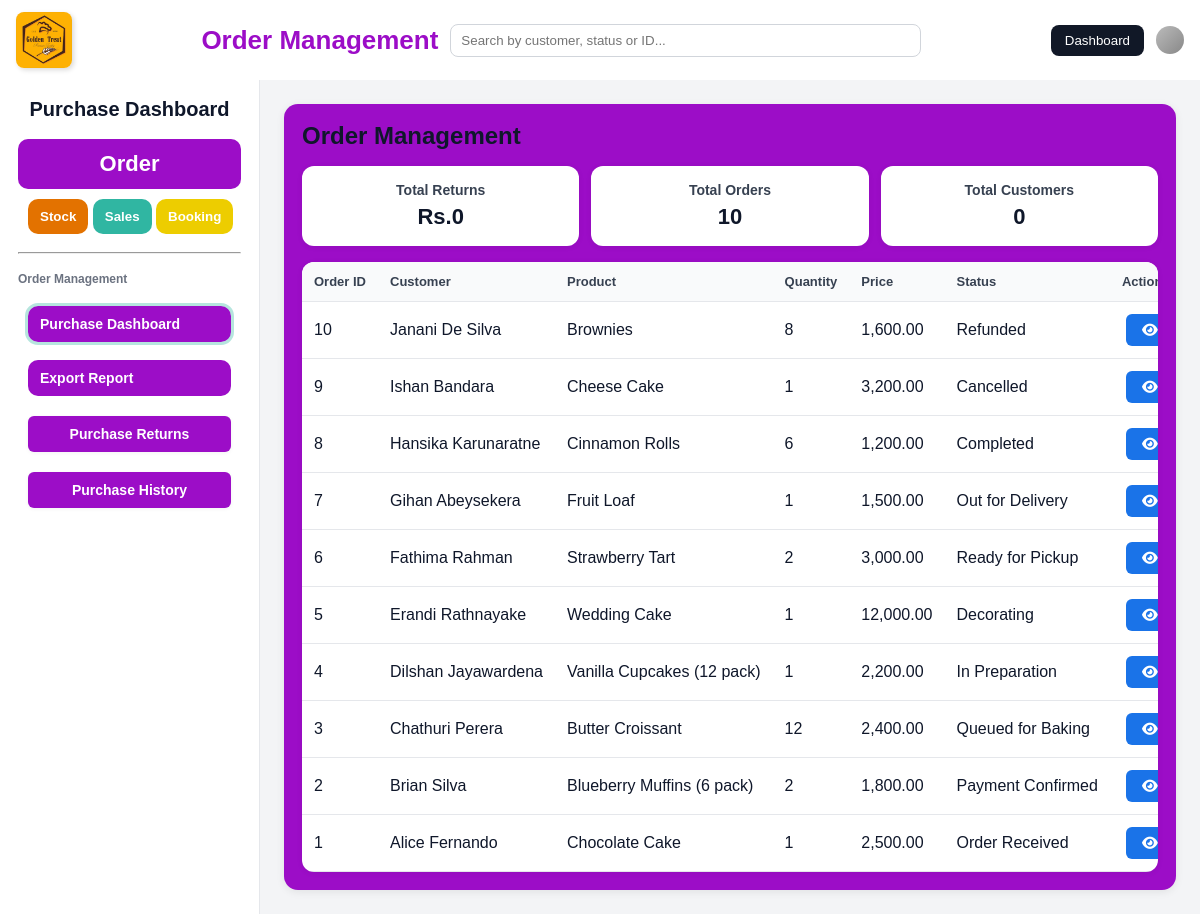
The app's page /order/Order-Management/order.php, older data.
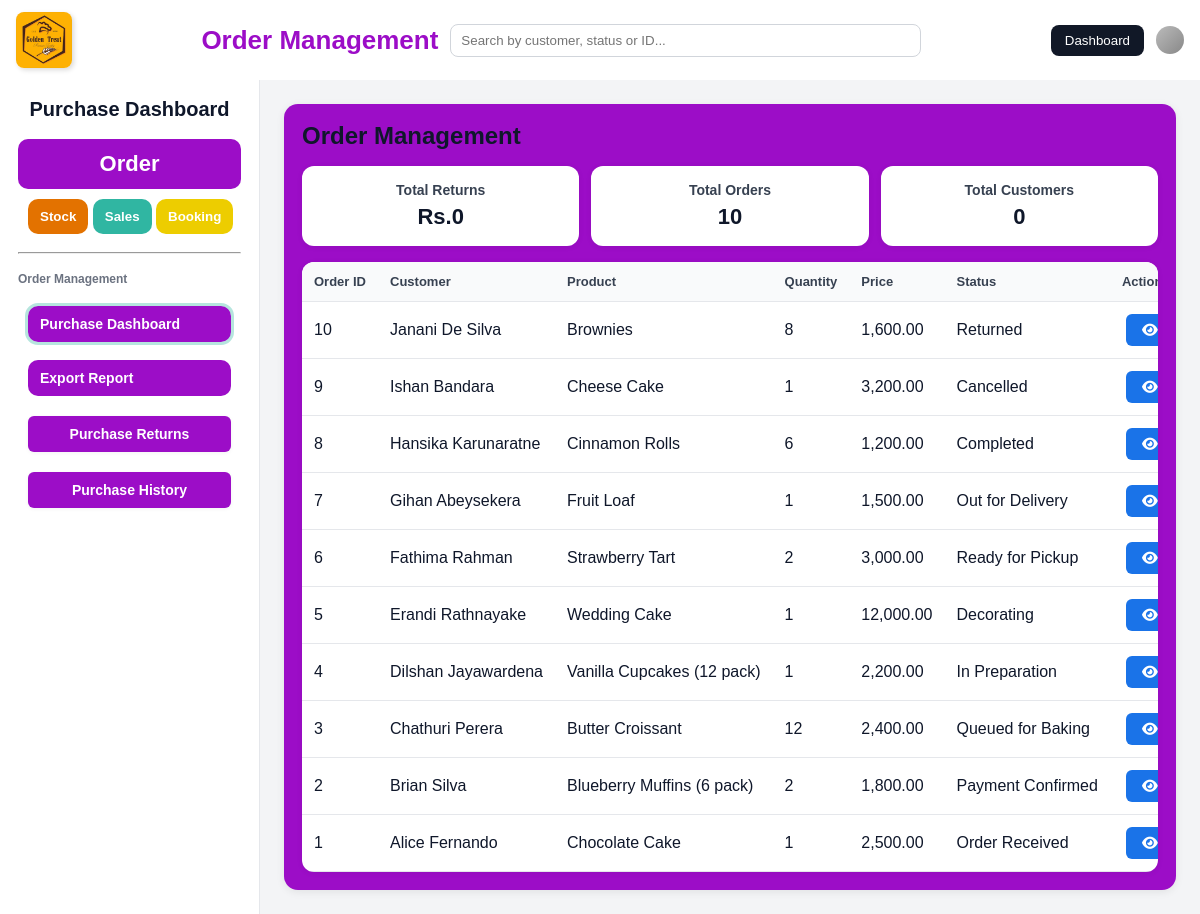
The same page, newer data.
### tables this page shows
CREATE TABLE `orders` (
  `id` int(11) NOT NULL,
  `order_date` date NOT NULL,
  `customer` varchar(100) NOT NULL,
  `product` varchar(100) NOT NULL,
  `quantity` int(11) NOT NULL DEFAULT 1,
  `original_quantity` int(11) NOT NULL DEFAULT 0,
  `price` decimal(10,2) NOT NULL DEFAULT 0.00,
  `original_price` decimal(10,2) NOT NULL DEFAULT 0.00,
  `status` enum('Order Received','Payment Confirmed','Queued for Baking','In Preparation','Decorating','Ready for Pickup','Out for Delivery','Completed','Cancelled','Refunded','Returned','Pending','Partially Returned') NOT NULL DEFAULT 'Order Received',
  `created_at` timestamp NOT NULL DEFAULT current_timestamp(),
  `updated_at` timestamp NOT NULL DEFAULT current_timestamp() ON UPDATE current_timestamp()
);

### order/Order-Management/order.php (the view, shortened to what this page needs)
<?php
$host = "localhost";
$user = "root";
$pass = "";
$db   = "gt";
$conn = new mysqli($host, $user, $pass, $db);
$conn->set_charset('utf8mb4');
$sql = "SELECT id, order_date, customer, product, quantity, price, status
        FROM orders
        WHERE deleted_at IS NULL
        ORDER BY id DESC";
$stmt = $conn->prepare($sql);
$stmt->execute();
$result = $stmt->get_result();
$orders = $result->fetch_all(MYSQLI_ASSOC);
$res2 = $conn->query("SELECT COUNT(*) AS total_orders FROM orders WHERE deleted_at IS NULL");
$row2 = $res2->fetch_assoc();
$totalOrders = (int)$row2['total_orders'];
?>
<!DOCTYPE html>
<html lang="en">
<head>
  <link rel="stylesheet" href="https://cdnjs.cloudflare.com/ajax/libs/font-awesome/6.6.0/css/all.min.css"/>
</head>
<body>
  <div class="header">
    <div class="header-left"><img src="logo.jpg" alt="Logo" /></div>
    <div class="header-middle">
      <div class="header-middle-title">Order Management</div>
      <div class="search-bar"><input id="globalSearch" type="text" placeholder="Search by customer, status or ID..." />
      </div>
    </div>
    <div class="header-right">
  <button class="role-btn" onclick="window.location.href='index.html'">Dashboard</button>
      <div class="user-icon"></div>
    </div>
  </div>
  <div class="layout">
    <aside class="sidebar">
      <h1>Purchase Dashboard</h1>
      <nav>
        <button class="salesbtn" disabled>Order</button>
        <div class="otherbtn">
     <button class="Sbtn" onclick="window.location.href='stoke.html'">Stock</button>
    <button class="Ubtn" onclick="window.location.href='sales.html'">Sales</button>
    <button class="Bbtn" onclick="window.location.href='booking.html'">Booking</button>
        </div>
        <hr />
        <p>Order Management</p>
        <div class="salebtn">
          <button class="tab-btn active" data-page="sales-dashboard">Purchase Dashboard</button>
          <button class="tab-btn" data-page="sales-export">Export Report</button>
          <button type="button" class="orderhistory" onclick="window.location.href='purchase_returns.php'">Purchase Returns</button>
          <button type="button" class="orderhistory" onclick="window.location.href='purchase_history.php'">Purchase History</button>
        </div>
      </nav>
    </aside>
<main class="free-area">
      <section id="orders" class="panel active">
         <div class="content">
        <h2>Order Management</h2>
         <div class="cards">
            <div class="card">
              <h3>Total Returns</h3>
              <p id="cardTotal">Rs.0</p>
            </div>
            <div class="card">
              <h3>Total Orders</h3>
              <p id="cardOrders"><?= $totalOrders ?></p>
            </div>
            <div class="card">
              <h3>Total Customers</h3>
              <p id="cardCustomers">0</p>
            </div>
          </div>
        <div class="table-wrap">
        <table>
          <thead>
            <tr>
              <th>Order ID</th>
              <th>Customer</th>
              <th>Product</th>
              <th>Quantity</th>
              <th>Price</th>
              <th>Status</th>
              <th>Actions</th>
            </tr>
          </thead>
          <tbody id="orderTable">
            <?php if(empty($orders)): ?>
              <tr><td colspan="7" style="text-align:center;padding:18px">No orders found</td></tr>
            <?php else: foreach($orders as $o): ?>
              <tr>
                <td><?= htmlspecialchars($o['id']) ?></td>
                <td><?= htmlspecialchars($o['customer']) ?></td>
                <td><?= htmlspecialchars($o['product']) ?></td>
                <td><?= (int)$o['quantity'] ?></td>
                <td><?= number_format((float)$o['price'], 2) ?></td>
                <td><?= htmlspecialchars($o['status']) ?></td>
                <td>
                  <button class="btnview"
                    type="button"
                    data-id="<?= htmlspecialchars($o['id']) ?>"
                    data-order-date="<?= htmlspecialchars($o['order_date']) ?>"
                    data-customer="<?= htmlspecialchars($o['customer']) ?>"
                    data-product="<?= htmlspecialchars($o['product']) ?>"
                    data-quantity="<?= (int)$o['quantity'] ?>"
                    data-price="<?= htmlspecialchars($o['price']) ?>"
                    data-status="<?= htmlspecialchars($o['status']) ?>">
                    <i class="fa-solid fa-eye"></i>
                  </button>
                </td>
              </tr>
            <?php endforeach; endif; ?>
          </tbody>
        </table>
        </div>
      </section>
    </main>
  </div>
</body>
</html>

Row changes from the older to the newer data that the page shows:
changed orders "Janani De Silva": status "Refunded" → "Returned"
